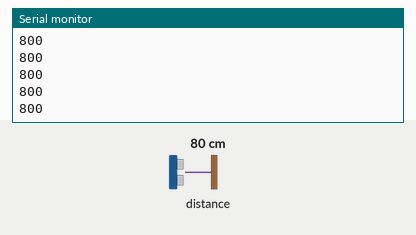
Recording of a sketch running on a simulated Arduino Uno, built with avr-gcc and run on an emulated ATmega328P. Parts: the last lines printed to the serial monitor. The inputs (shaded band) are chosen by the test bench; at power-on: distance to the obstacle 80 cm.

Above: at 1.2 s.
1.3 s: distance to the obstacle set to 2 cm
At 2.2 s:
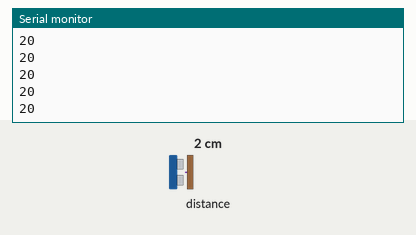
2.8 s: distance to the obstacle set to 4 cm
At 3.4 s:
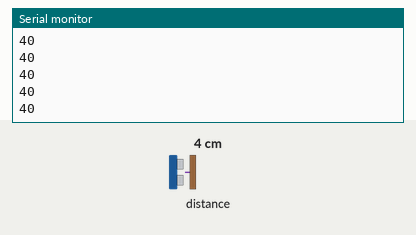
Timing chart, 0 to 5.8 s (numbered marks = the images above; inputs shaded):
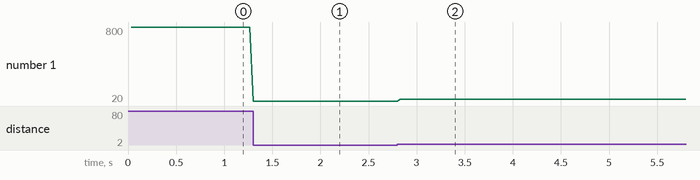

Measured:
- after the input at 1.3 s, the serial monitor: prints a new line at once (image 1)
- after the input at 2.8 s, the serial monitor: prints a new line at once (image 2)
- plotted number 1: 800 → 20 after the input at 1.3 s, 20 → 40 after the input at 2.8 s

The sketch:

funkande_sensor_kod.ino
```cpp
#include <Wire.h>
#include <VL53L0X.h>
VL53L0X sensor;

#define Clock 5
#define Data 4

float distance;

void setup() {
  Serial.begin (9600);
  Wire.begin();
  pinMode (Data, INPUT);
  pinMode (Clock, INPUT);
  sensor.init();
  sensor.setTimeout(500);
}

void loop() {
  Serial.println(sensor.readRangeSingleMillimeters());

  if (sensor.timeoutOccurred()) { Serial.print(" TIMEOUT"); }
}
```
